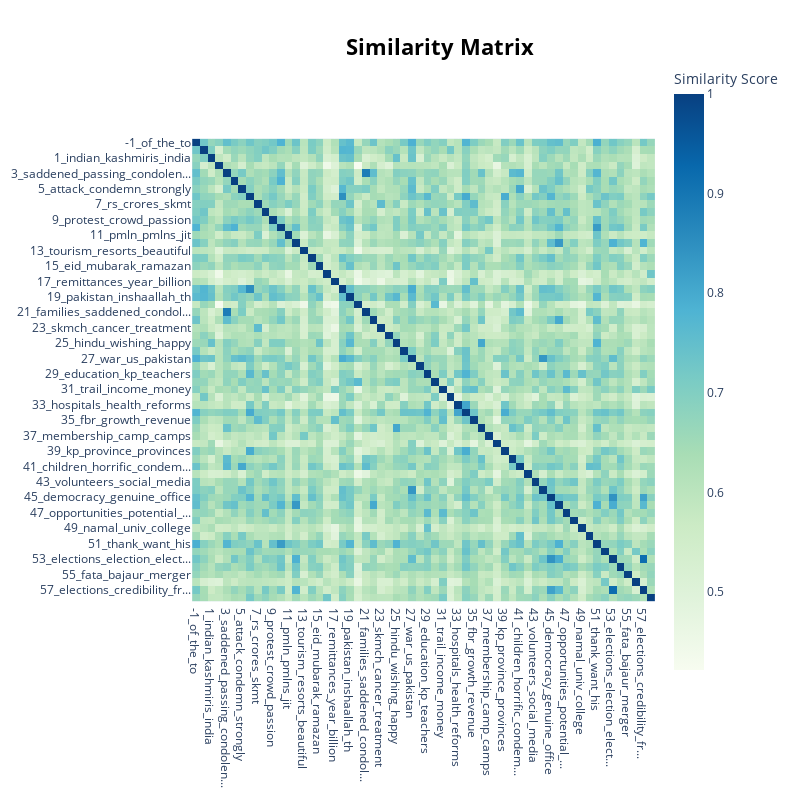

Source (notebook cell):
### Code cell
topic_model.visualize_heatmap()

### Figure 1 — Plotly figure (JSON) as saved in the notebook; plotly's stock layout.template omitted (floating-point values rounded to 4 significant figures; data arrays with more than 128 entries replaced by an {"elided": "..."} marker saying what was removed)
{"data": [{"coloraxis": "coloraxis", "hovertemplate": "x: %{x}<br>y: %{y}<br>Similarity Score: %{z}<extra></extra>", "name": "0", "type": "heatmap", "x": ["-1_of_the_to", "0_sharif_nawaz_sharifs", "1_indian_kashmiris_india", "2_pti_ptis_party", "3_saddened_passing_condolen...", "4_cricket_team_congratulati...", "5_attack_condemn_strongly", "6_police_kp_force", "7_rs_crores_skmt", "8_corruption_institutions_c...", "9_protest_crowd_passion", "10_forward_look_congratulat...", "11_pmln_pmlns_jit", "12_nadra_na_votes", "13_tourism_resorts_beautiful", "14_reham_marriage_mqm", "15_eid_mubarak_ramazan", "16_tree_tsunami_trees", "17_remittances_year_billion", "18_police_punjab_murder", "19_pakistan_inshaallah_th", "20_islamophobia_muslims_mus...", "21_families_saddened_condol...", "22_you_never_do", "23_skmch_cancer_treatment", "24_vision_quaids_quaid", "25_hindu_wishing_happy", "26_covid_pandemic_ncoc", "27_war_us_pakistan", "28_ecp_rigging_ge", "29_education_kp_teachers", "30_pbuh_prophet_imamhussain", "31_trail_income_money", "32_iqbals_iqbal_shaheen", "33_hospitals_health_reforms", "34_kp_health_khyber", "35_fbr_growth_revenue", "36_christian_wishing_happy", "37_membership_camp_camps", "38_turkey_turkish_erdogan", "39_kp_province_provinces", "40_speedy_recovery_praying", "41_children_horrific_condem...", "42_billiontreetsunami_entit...", "43_volunteers_social_media", "44_peace_afghan_afghanistan", "45_democracy_genuine_office", "46_vote_voters_cast", "47_opportunities_potential_...", "48_portal_complaints_citizens", "49_namal_univ_college", "50_aps_children_horror", "51_thank_want_his", "52_projects_hydel_electricity", "53_elections_election_elect...", "54_emergency_assistance_ndma", "55_fata_bajaur_merger", "56_prices_price_sugar", "57_elections_credibility_fr...", "58_timber_mafia_houbara"], "xaxis": "x", "y": ["-1_of_the_to", "0_sharif_nawaz_sharifs", "1_indian_kashmiris_india", "2_pti_ptis_party", "3_saddened_passing_condolen...", "4_cricket_team_congratulati...", "5_attack_condemn_strongly", "6_police_kp_force", "7_rs_crores_skmt", "8_corruption_institutions_c...", "9_protest_crowd_passion", "10_forward_look_congratulat...", "11_pmln_pmlns_jit", "12_nadra_na_votes", "13_tourism_resorts_beautiful", "14_reham_marriage_mqm", "15_eid_mubarak_ramazan", "16_tree_tsunami_trees", "17_remittances_year_billion", "18_police_punjab_murder", "19_pakistan_inshaallah_th", "20_islamophobia_muslims_mus...", "21_families_saddened_condol...", "22_you_never_do", "23_skmch_cancer_treatment", "24_vision_quaids_quaid", "25_hindu_wishing_happy", "26_covid_pandemic_ncoc", "27_war_us_pakistan", "28_ecp_rigging_ge", "29_education_kp_teachers", "30_pbuh_prophet_imamhussain", "31_trail_income_money", "32_iqbals_iqbal_shaheen", "33_hospitals_health_reforms", "34_kp_health_khyber", "35_fbr_growth_revenue", "36_christian_wishing_happy", "37_membership_camp_camps", "38_turkey_turkish_erdogan", "39_kp_province_provinces", "40_speedy_recovery_praying", "41_children_horrific_condem...", "42_billiontreetsunami_entit...", "43_volunteers_social_media", "44_peace_afghan_afghanistan", "45_democracy_genuine_office", "46_vote_voters_cast", "47_opportunities_potential_...", "48_portal_complaints_citizens", "49_namal_univ_college", "50_aps_children_horror", "51_thank_want_his", "52_projects_hydel_electricity", "53_elections_election_elect...", "54_emergency_assistance_ndma", "55_fata_bajaur_merger", "56_prices_price_sugar", "57_elections_credibility_fr...", "58_timber_mafia_houbara"], "yaxis": "y", "z": {"elided": "60x60 float values"}}], "layout": {"coloraxis": {"colorbar": {"title": {"text": "Similarity Score"}}, "colorscale": [[0, "rgb(247,252,240)"], [0.125, "rgb(224,243,219)"], [0.25, "rgb(204,235,197)"], [0.375, "rgb(168,221,181)"], [0.5, "rgb(123,204,196)"], [0.625, "rgb(78,179,211)"], [0.75, "rgb(43,140,190)"], [0.875, "rgb(8,104,172)"], [1, "rgb(8,64,129)"]]}, "height": 800, "hoverlabel": {"bgcolor": "white", "font": {"family": "Rockwell", "size": 16}}, "legend": {"title": {"text": "Trend"}}, "margin": {"t": 60}, "showlegend": true, "title": {"font": {"color": "Black", "size": 22}, "text": "<b>Similarity Matrix", "x": 0.55, "xanchor": "center", "y": 0.95, "yanchor": "top"}, "width": 800, "xaxis": {"anchor": "y", "constrain": "domain", "domain": [0, 1], "scaleanchor": "y"}, "yaxis": {"anchor": "x", "autorange": "reversed", "constrain": "domain", "domain": [0, 1]}}}
